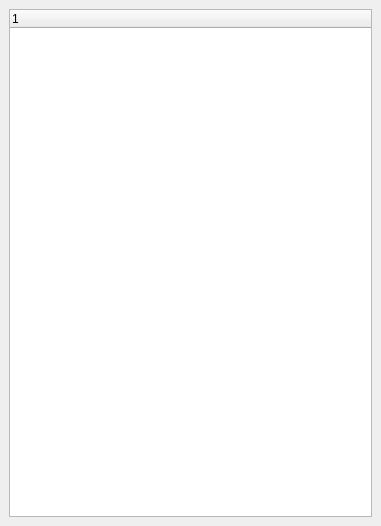
<?xml version="1.0" encoding="UTF-8"?>
<ui version="4.0">
 <class>DockResources</class>
 <widget class="QDockWidget" name="DockResources">
  <property name="geometry">
   <rect>
    <x>0</x>
    <y>0</y>
    <width>381</width>
    <height>526</height>
   </rect>
  </property>
  <property name="minimumSize">
   <size>
    <width>150</width>
    <height>150</height>
   </size>
  </property>
  <property name="windowTitle">
   <string>DockWidget</string>
  </property>
  <widget class="QWidget" name="dockWidgetContents">
   <layout class="QVBoxLayout" name="verticalLayout">
    <item>
     <widget class="QTreeWidget" name="treeWidgetResources">
      <column>
       <property name="text">
        <string notr="true">1</string>
       </property>
      </column>
     </widget>
    </item>
   </layout>
  </widget>
 </widget>
 <resources/>
 <connections/>
</ui>
